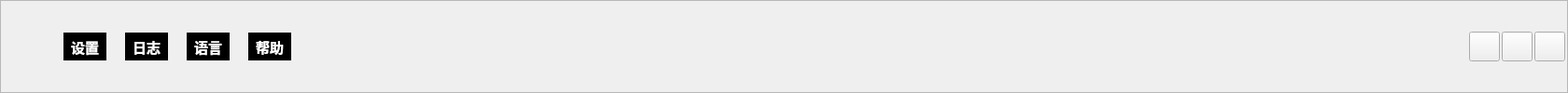
       <widget class="QFrame" name="frame">
        <property name="styleSheet">
         <string notr="true"/>
        </property>
        <property name="frameShape">
         <enum>QFrame::StyledPanel</enum>
        </property>
        <property name="frameShadow">
         <enum>QFrame::Raised</enum>
        </property>
        <layout class="QGridLayout" name="gridLayout">
         <property name="leftMargin">
          <number>2</number>
         </property>
         <property name="topMargin">
          <number>2</number>
         </property>
         <property name="rightMargin">
          <number>2</number>
         </property>
         <property name="bottomMargin">
          <number>2</number>
         </property>
         <property name="spacing">
          <number>2</number>
         </property>
         <item row="0" column="0">
          <layout class="QHBoxLayout" name="horizontalLayout_18" stretch="1,2,20,1">
           <item>
            <layout class="QHBoxLayout" name="horizontalLayout_17" stretch="1,10">
             <item>
              <widget class="QLabel" name="label_112">
               <property name="sizePolicy">
                <sizepolicy hsizetype="Expanding" vsizetype="Expanding">
                 <horstretch>0</horstretch>
                 <verstretch>0</verstretch>
                </sizepolicy>
               </property>
               <property name="maximumSize">
                <size>
                 <width>100</width>
                 <height>30</height>
                </size>
               </property>
               <property name="text">
                <string/>
               </property>
               <property name="pixmap">
                <pixmap>:/QtToolTest/Resources/Quectel LOGO-20220215.png</pixmap>
               </property>
               <property name="scaledContents">
                <bool>true</bool>
               </property>
              </widget>
             </item>
             <item>
              <spacer name="horizontalSpacer_6">
               <property name="orientation">
                <enum>Qt::Horizontal</enum>
               </property>
               <property name="sizeHint" stdset="0">
                <size>
                 <width>638</width>
                 <height>20</height>
                </size>
               </property>
              </spacer>
             </item>
            </layout>
           </item>
           <item>
            <layout class="QHBoxLayout" name="horizontalLayout_28" stretch="1,1,1,1">
             <property name="spacing">
              <number>20</number>
             </property>
             <item>
              <widget class="QToolButton" name="toolButton_4">
               <property name="font">
                <font>
                 <family>Times New Roman</family>
                 <pointsize>11</pointsize>
                 <weight>75</weight>
                 <bold>true</bold>
                </font>
               </property>
               <property name="layoutDirection">
                <enum>Qt::LeftToRight</enum>
               </property>
               <property name="styleSheet">
                <string notr="true">color: rgb(255, 255, 255);
background-color: rgb(0, 0, 0);</string>
               </property>
               <property name="text">
                <string>设置</string>
               </property>
               <property name="toolButtonStyle">
                <enum>Qt::ToolButtonTextOnly</enum>
               </property>
               <property name="autoRaise">
                <bool>true</bool>
               </property>
              </widget>
             </item>
             <item>
              <widget class="QToolButton" name="toolButton_5">
               <property name="font">
                <font>
                 <family>Times New Roman</family>
                 <pointsize>11</pointsize>
                 <weight>75</weight>
                 <bold>true</bold>
                </font>
               </property>
               <property name="layoutDirection">
                <enum>Qt::LeftToRight</enum>
               </property>
               <property name="styleSheet">
                <string notr="true">color: rgb(255, 255, 255);
background-color: rgb(0, 0, 0);</string>
               </property>
               <property name="text">
                <string>日志</string>
               </property>
               <property name="toolButtonStyle">
                <enum>Qt::ToolButtonTextOnly</enum>
               </property>
               <property name="autoRaise">
                <bool>true</bool>
               </property>
              </widget>
             </item>
             <item>
              <widget class="QToolButton" name="toolButton_6">
               <property name="font">
                <font>
                 <family>Liberation Serif</family>
                 <pointsize>11</pointsize>
                 <weight>75</weight>
                 <bold>true</bold>
                </font>
               </property>
               <property name="layoutDirection">
                <enum>Qt::LeftToRight</enum>
               </property>
               <property name="styleSheet">
                <string notr="true">color: rgb(255, 255, 255);
background-color: rgb(0, 0, 0);</string>
               </property>
               <property name="text">
                <string>语言</string>
               </property>
               <property name="toolButtonStyle">
                <enum>Qt::ToolButtonTextOnly</enum>
               </property>
               <property name="autoRaise">
                <bool>true</bool>
               </property>
              </widget>
             </item>
             <item>
              <widget class="QToolButton" name="toolButton_7">
               <property name="font">
                <font>
                 <family>Liberation Serif</family>
                 <pointsize>11</pointsize>
                 <weight>75</weight>
                 <bold>true</bold>
                </font>
               </property>
               <property name="layoutDirection">
                <enum>Qt::LeftToRight</enum>
               </property>
               <property name="styleSheet">
                <string notr="true">color: rgb(255, 255, 255);
background-color: rgb(0, 0, 0);</string>
               </property>
               <property name="text">
                <string>帮助</string>
               </property>
               <property name="toolButtonStyle">
                <enum>Qt::ToolButtonTextOnly</enum>
               </property>
               <property name="autoRaise">
                <bool>true</bool>
               </property>
              </widget>
             </item>
            </layout>
           </item>
           <item>
            <spacer name="horizontalSpacer_7">
             <property name="orientation">
              <enum>Qt::Horizontal</enum>
             </property>
             <property name="sizeHint" stdset="0">
              <size>
               <width>678</width>
               <height>20</height>
              </size>
             </property>
            </spacer>
           </item>
           <item>
            <layout class="QHBoxLayout" name="horizontalLayout_10" stretch="1,11,0">
             <item>
              <widget class="QToolButton" name="toolButton">
               <property name="autoFillBackground">
                <bool>false</bool>
               </property>
               <property name="text">
                <string/>
               </property>
               <property name="icon">
                <iconset>
                 <normaloff>:/QtToolTest/Resources/窗口最小化.png</normaloff>:/QtToolTest/Resources/窗口最小化.png</iconset>
               </property>
               <property name="iconSize">
                <size>
                 <width>25</width>
                 <height>25</height>
                </size>
               </property>
              </widget>
             </item>
             <item>
              <widget class="QToolButton" name="toolButton_2">
               <property name="text">
                <string/>
               </property>
               <property name="icon">
                <iconset>
                 <normaloff>:/QtToolTest/Resources/expand-全屏化.png</normaloff>:/QtToolTest/Resources/expand-全屏化.png</iconset>
               </property>
               <property name="iconSize">
                <size>
                 <width>25</width>
                 <height>25</height>
                </size>
               </property>
              </widget>
             </item>
             <item>
              <widget class="QToolButton" name="toolButton_3">
               <property name="text">
                <string/>
               </property>
               <property name="icon">
                <iconset>
                 <normaloff>:/QtToolTest/Resources/关闭.png</normaloff>:/QtToolTest/Resources/关闭.png</iconset>
               </property>
               <property name="iconSize">
                <size>
                 <width>25</width>
                 <height>25</height>
                </size>
               </property>
              </widget>
             </item>
            </layout>
           </item>
          </layout>
         </item>
        </layout>
       </widget>
